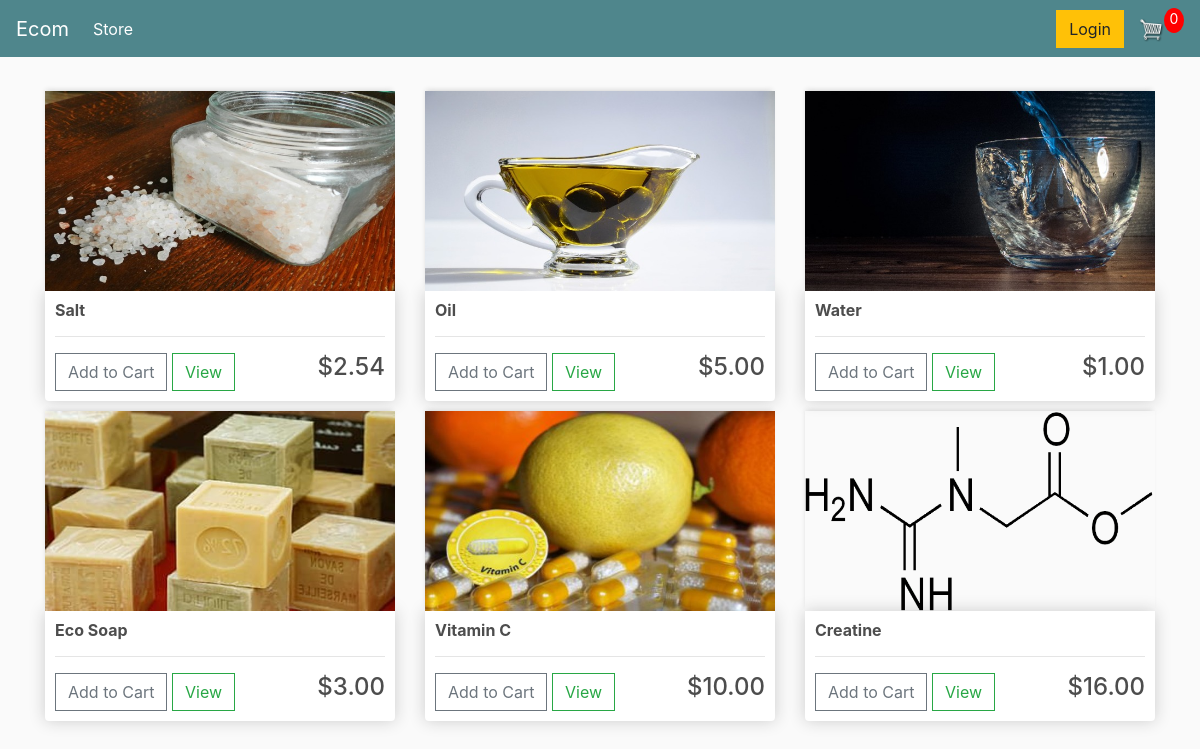
The page / on the database its author committed.
### store/models.py (models this page shows, shortened)
class Product(models.Model):
    name = models.CharField(max_length=200, null=True)
    price = models.FloatField(default=0)
    digital = models.BooleanField(default=False, null=True, blank=False)
    image = models.ImageField(null=True, blank=True)
    @property
    def imageURL(self):
        try:
            url = self.image.url
        except:
            url = ''
        return url

### store/views.py (the view)
# urls.py: path('', include('store.urls'))
def store(request):
	products = Product.objects.all()
	context = {'products':products}
	return render(request, 'store/store.html', context)

### store/templates/store/store.html
{% extends 'store/main.html' %}
{% load static %}
{% block content %}
    <div class="row">
        {% for product in products %}
        <div class="col-lg-4">
            <img class="thumbnail" src="{{product.imageURL}}">
            <div class="box-element product">
                <h6><strong>{{product.name}}</strong></h6>
                <hr>
                <button data-product="{{product.id}}" data-actions="add" class="btn btn-outline-secondary add-btn update-cart">Add to Cart</button>
                <a class="btn btn-outline-success" href="#">View</a>
                <h4 style="display: inline-block;float: right">${{product.price|floatformat:2}}</h4>
            </div>
        </div>
        {% endfor %}
    </div>
{% endblock content %}

### store/templates/store/main.html (shortened to what this page needs)
<!DOCTYPE html>
{% load static %}
<html>
<head>
	<link rel="stylesheet" href="https://stackpath.bootstrapcdn.com/bootstrap/4.4.1/css/bootstrap.min.css">
	<link rel="stylesheet" type="text/css" href="{% static 'css/main.css' %}">
</head>
<body>
	<nav class="navbar navbar-expand-lg navbar-dark bg-dark">
	  <a class="navbar-brand" href="{% url 'store' %}">Ecom</a>
	  <div class="collapse navbar-collapse" id="navbarSupportedContent">
	    <ul class="navbar-nav mr-auto">
	      <li class="nav-item active">
	        <a class="nav-link" href="{% url 'store' %}">Store <span class="sr-only">(current)</span></a>
	      </li>
	    </ul>
	    <div class="form-inline my-2 my-lg-0">
	     	<a href="#"class="btn btn-warning">Login</a>
	     	<a href="{% url 'cart' %}">
	    		<img  id="cart-icon" src="{% static 'images/cart.png' %}">
	    	</a>
	    	<p id="cart-total">0</p>
	    </div>
	  </div>
	</nav>
     <div class="container">
            <br>
            {% block content %}
            {% endblock content %}
         </div>
</body>
</html>

### static/css/main.css (style rules this page uses)
body { background-color: hsl(0, 0%, 98%); }
h1,h2,h3,h4,h5,h6 { color:hsl(0, 0%, 30%); }
.box-element { box-shadow:hsl(0, 0%, 80%) 0 0 16px; background-color: #fff; border-radius: 4px; padding: 10px; }
.thumbnail { width: 100%; height: 200px; -webkit-box-shadow: -1px -3px 5px -2px rgba(214,214,214,1); -moz-box-shadow: -1px -3px 5px -2px rgba(214,214,214,1); box-shadow: -1px -3px 5px -2px rgba(214,214,214,1); }
.product { border-radius: 0 0 4px 4px; }
.bg-dark { background-color: #4f868c!important; }
#cart-icon { width:25px; display: inline-block; margin-left: 15px; }
#cart-total { display: block; text-align: center; color:#fff; background-color: red; width: 20px; height: 25px; border-radius: 50%; font-size: 14px; }
.col-lg-4, .col-lg-6, .col-lg-8, .col-lg-12 { margin-top: 10px; }
.btn { border-radius: 0; }

### rows shown on the page
Product: imageURL (picture), name "Salt", price "2.54"
Product: imageURL (picture), name "Oil", price "5.00"
Product: imageURL (picture), name "Water", price "1.00"
Product: imageURL (picture), name "Eco Soap", price "3.00"
Product: imageURL (picture), name "Vitamin C", price "10.00"
Product: imageURL (picture), name "Creatine", price "16.00"
